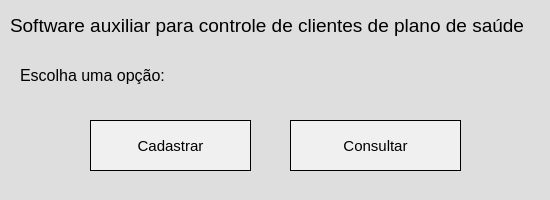
<?xml version="1.0" encoding="UTF-8"?>
<ui version="4.0">
 <class>MainWindow</class>
 <widget class="QMainWindow" name="MainWindow">
  <property name="geometry">
   <rect>
    <x>0</x>
    <y>0</y>
    <width>550</width>
    <height>200</height>
   </rect>
  </property>
  <property name="minimumSize">
   <size>
    <width>550</width>
    <height>200</height>
   </size>
  </property>
  <property name="maximumSize">
   <size>
    <width>550</width>
    <height>200</height>
   </size>
  </property>
  <property name="windowTitle">
   <string>Início</string>
  </property>
  <property name="styleSheet">
   <string notr="true">background-color: rgb(222, 222, 222);</string>
  </property>
  <widget class="QWidget" name="centralwidget">
   <widget class="QPushButton" name="btn_cadastro">
    <property name="geometry">
     <rect>
      <x>90</x>
      <y>120</y>
      <width>161</width>
      <height>51</height>
     </rect>
    </property>
    <property name="font">
     <font>
      <pointsize>11</pointsize>
     </font>
    </property>
    <property name="styleSheet">
     <string notr="true">border: 1px solid rgb(0,0,0);
background-color: rgb(240, 240, 240);</string>
    </property>
    <property name="text">
     <string>Cadastrar</string>
    </property>
   </widget>
   <widget class="QPushButton" name="btn_consulta">
    <property name="geometry">
     <rect>
      <x>290</x>
      <y>120</y>
      <width>171</width>
      <height>51</height>
     </rect>
    </property>
    <property name="font">
     <font>
      <pointsize>11</pointsize>
     </font>
    </property>
    <property name="styleSheet">
     <string notr="true">border: 1px solid rgb(0,0,0);
background-color: rgb(240, 240, 240);</string>
    </property>
    <property name="text">
     <string>Consultar</string>
    </property>
   </widget>
   <widget class="QLabel" name="label">
    <property name="geometry">
     <rect>
      <x>10</x>
      <y>10</y>
      <width>531</width>
      <height>31</height>
     </rect>
    </property>
    <property name="font">
     <font>
      <pointsize>14</pointsize>
     </font>
    </property>
    <property name="text">
     <string>Software auxiliar para controle de clientes de plano de saúde</string>
    </property>
   </widget>
   <widget class="QLabel" name="label_2">
    <property name="geometry">
     <rect>
      <x>20</x>
      <y>60</y>
      <width>531</width>
      <height>31</height>
     </rect>
    </property>
    <property name="font">
     <font>
      <pointsize>12</pointsize>
     </font>
    </property>
    <property name="text">
     <string>Escolha uma opção:</string>
    </property>
   </widget>
  </widget>
 </widget>
 <resources/>
 <connections/>
</ui>
